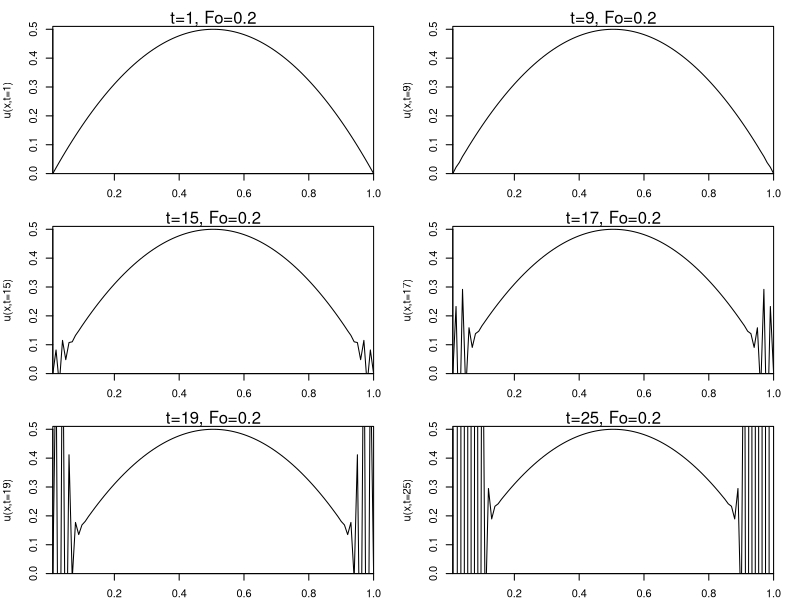

Reproduce this figure in R.
#
#
# exercicio 1 - sol numerica
#
#
# 1) valores
dx = 1/100
dt = 1/10000
D = 0.2
L = 1
Fo = D*dt/dx^2
Fo
#
# 2) matriz u
nx = round(L/dx)
nt = round(1/dt)
u <- matrix(data = NA,nrow = nx,ncol = nt)
#
# condicoes de contorno
xi <- seq(0,1,length.out=nx)
for(n in (1:nx)){
  u[n,1] <- 2*xi[n]*(1-xi[n])
}
#
#
# condicoes iniciais
u[1,] <- 0 # u(0,t) = 0
u[nx,] <- 0 # u(L,t) = 0
#
#
# carrega matriz
for(t in (1:(nt-1))){
  for(i in (2:(nx-1))){
    if(t==1){u[i,t+1] =2*Fo*(u[i+1,t] -2*u[i,t]+u[i-1,t])}
    if(t>1){u[i,t+1] = u[i,t-1] + 2*Fo*(u[i+1,t] -2*u[i,t] +u[i-1,t])}
    }
}

#
# plota grafico
png(filename = "E:/Documents/CICLO/Mestrado/materias/met_mat_eng/prova1/ex1-1.png",
    width = 750,height = 650,units = "px",pointsize = 20)
par(mfrow=c(3,2),mar=c(2, 4, 2, 2))
    plot((1:nx)/nx,u[,1],type="l",ylim=c(0,0.51),xaxs="i",yaxs="i",ylab="u(x,t=1)",xlab="x")
    mtext(paste0("t=",1,", Fo=",Fo))
    plot((1:nx)/nx,u[,9],type="l",ylim=c(0,0.51),xaxs="i",yaxs="i",ylab="u(x,t=9)",xlab="x")
    mtext(paste0("t=",9,", Fo=",Fo))
    plot((1:nx)/nx,u[,15],type="l",ylim=c(0,0.51),xaxs="i",yaxs="i",ylab="u(x,t=15)",xlab="x")
    mtext(paste0("t=",15,", Fo=",Fo))
    plot((1:nx)/nx,u[,17],type="l",ylim=c(0,0.51),xaxs="i",yaxs="i",ylab="u(x,t=17)",xlab="x")
    mtext(paste0("t=",17,", Fo=",Fo))
    plot((1:nx)/nx,u[,19],type="l",ylim=c(0,0.51),xaxs="i",yaxs="i",ylab="u(x,t=19)",xlab="x")
    mtext(paste0("t=",19,", Fo=",Fo))
    plot((1:nx)/nx,u[,25],type="l",ylim=c(0,0.51),xaxs="i",yaxs="i",ylab="u(x,t=25)",xlab="x")
    mtext(paste0("t=",25,", Fo=",Fo))
  dev.off()
 # grid()
 # mtext(text = paste0("t=",6),side = 3)
#}

